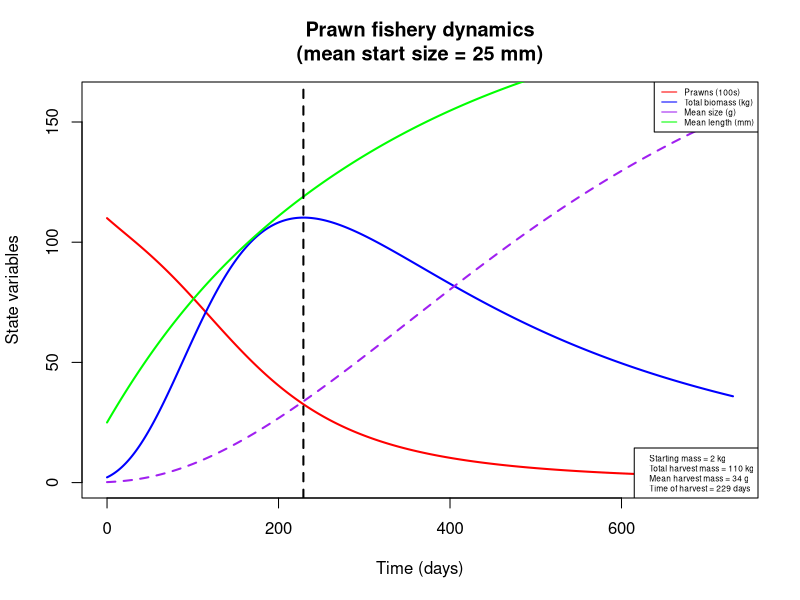
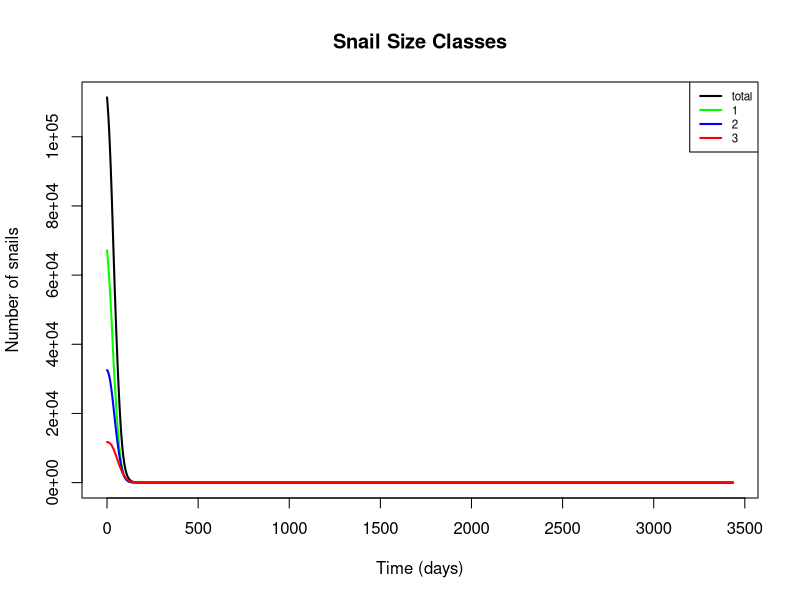
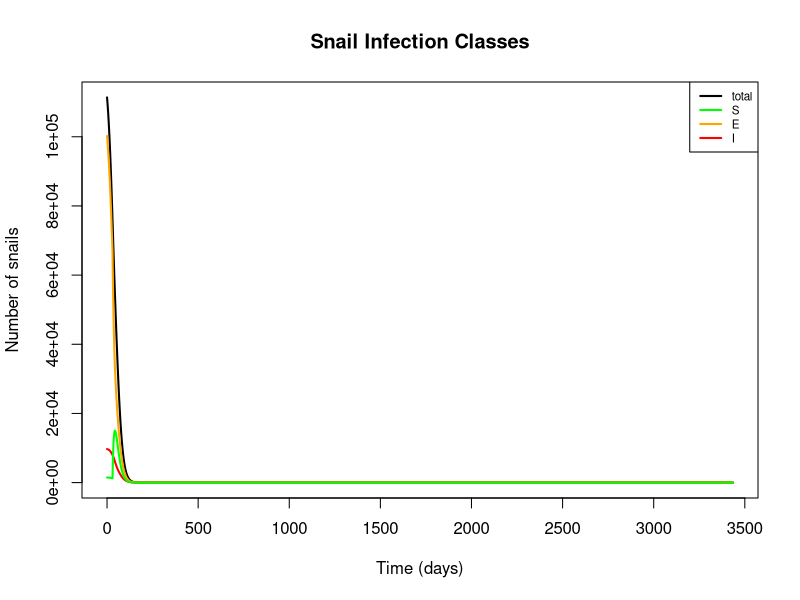
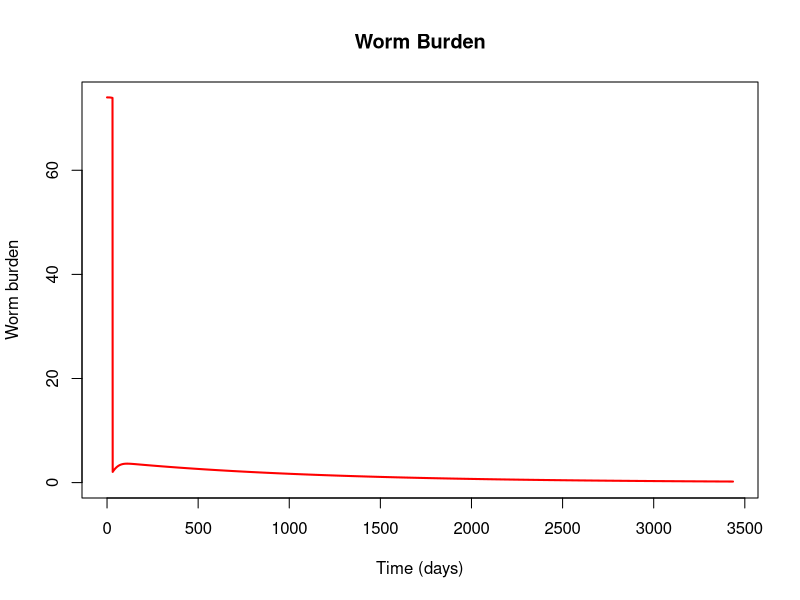
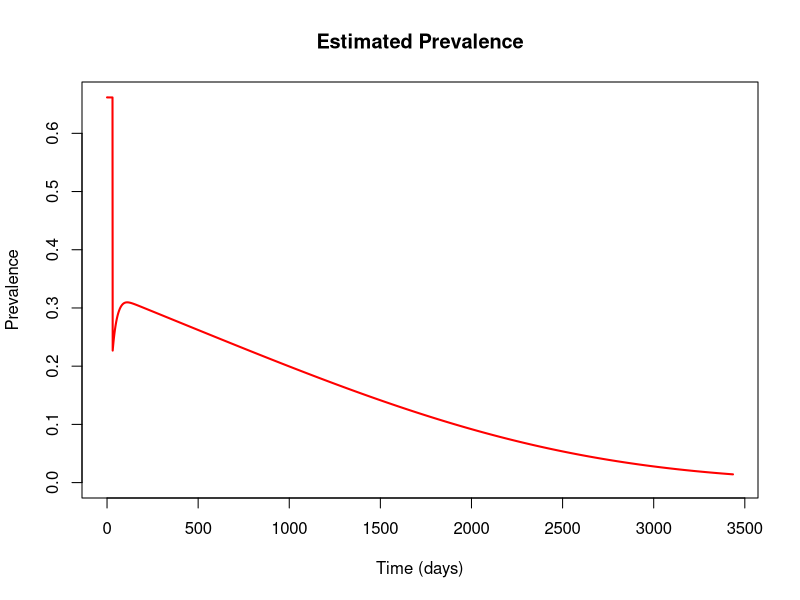
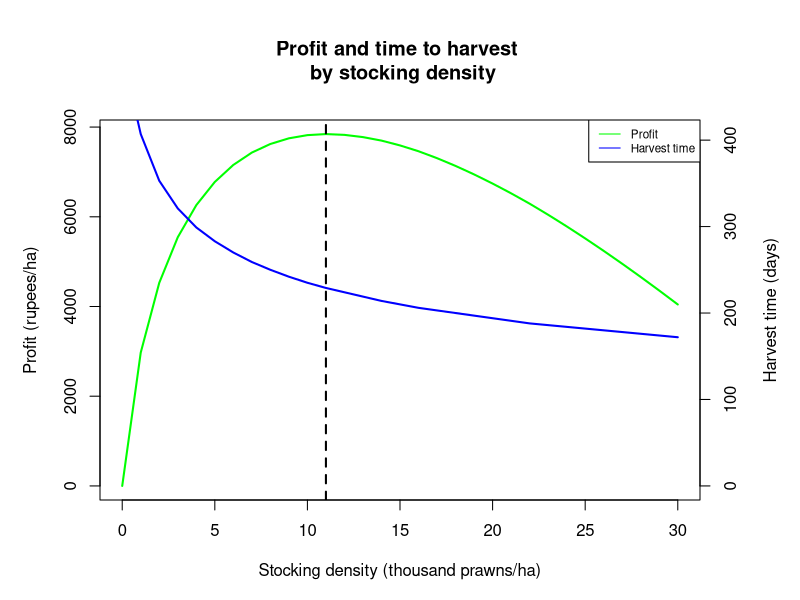
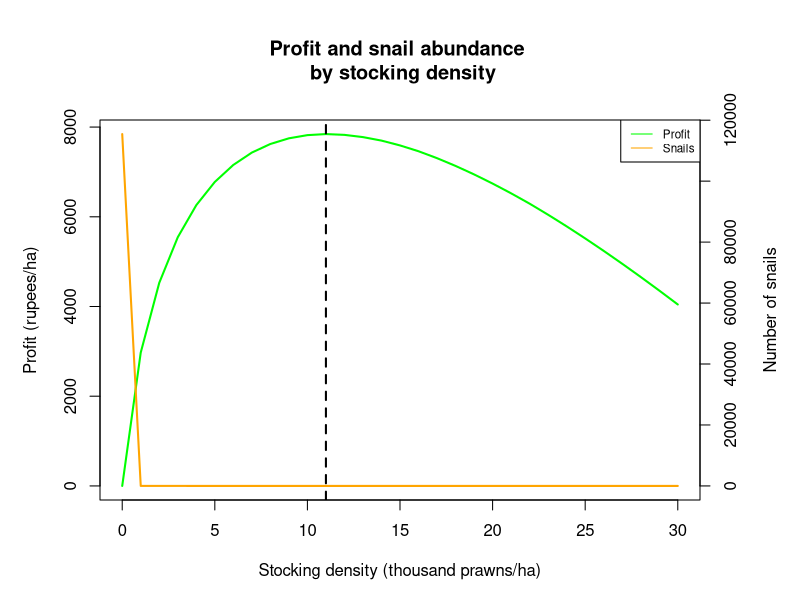
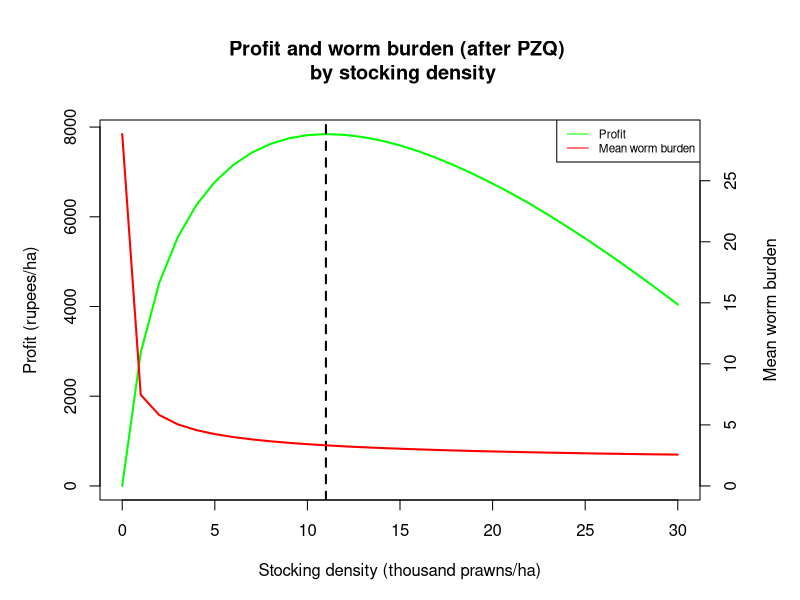

Source code (R) for these figures, in order:
#### Full snail-prawn model including epidemiological, predation, and aquaculture components

## To-do list:
  # Investigate the long-term stability of snail elimination, particularly at low attack rates
  # Incorporate seasonality into model
  # Sensitivity analysis, particularly for prawn attack rate
  # Run simulations with Gates POC specifications

require(deSolve)

snail_prawn_model = function(t, n, parameters) { 
  with(as.list(parameters),{
    
    S1=n[1]
    S2=n[2]
    S3=n[3]
    E1=n[4]
    E2=n[5]
    E3=n[6]
    I2=n[7]
    I3=n[8]
    W=n[9]
    P=n[10]
    L=n[11]
    
    N1 = S1+E1     # Total snails of size class 1
    N2 = S2+E2+I2  # Total snails of size class 2
    N3 = S3+E3+I3  # Total snails of size class 3
    N = N1+N2+N3   # Total number of snails
    
    # Miracidial density per person as a function of mean worm burden (W) and miracidial shedding rate (m)
    M = m*0.5*W
    
    # Mean and total prawn biomass, converting from length (mm) to weight (g)
    Bm.p = (a.p*(L/10)^b.p)/10  
    Bm.t = P*Bm.p
    
    # Mean snail biomass in each size class, converting from length (cm) to weight (g)
    Bm.n1 = a.s*0.4^b.s  # 4mm size class
    Bm.n2 = a.s*0.8^b.s  # 8mm size class
    Bm.n3 = a.s*1.2^b.s  # 12mm size class
    
    # Prawn-to-snail mass ratios for each size class
    Bm.r1 = Bm.p / Bm.n1
    Bm.r2 = Bm.p / Bm.n2
    Bm.r3 = Bm.p / Bm.n3
    
    # Attack rates for each size class as a function of biomass ratio
    alpha1 = ar*Bm.r1
    alpha2 = ar*Bm.r2
    alpha3 = ar*Bm.r3
    
    # Adjusted attack rates, accounting for area of interest and limiting factors in the wild
    alpha_star1 = alpha1*s/A
    alpha_star2 = alpha2*s/A
    alpha_star3 = alpha3*s/A
    
    # Handling times for each size class as a function of biomass ratio
    handle1 = 1/(th*Bm.r1)
    handle2 = 1/(th*Bm.r2)
    handle3 = 1/(th*Bm.r3)
    
    # Functional responses for each size class
    psi1 = (P*alpha_star1) / (1+sum(alpha_star1*handle1*N1, alpha_star2*handle2*N2, alpha_star3*handle3*N3))
    psi2 = (P*alpha_star2) / (1+sum(alpha_star1*handle1*N1, alpha_star2*handle2*N2, alpha_star3*handle3*N3))
    psi3 = (P*alpha_star3) / (1+sum(alpha_star1*handle1*N1, alpha_star2*handle2*N2, alpha_star3*handle3*N3))
    
    ## Model equations:
    
    # Susceptible snails, class 1
    dS1dt = f*(1-N/(Kn*A))*(S2+S3+z*(E2+E3)) - muN1*S1 - psi1*S1 - g1*S1 - beta*M*H*S1
    
    # Susceptible snails, class 2
    dS2dt = g1*S1 - muN2*S2 - psi2*S2 - g2*S2 - beta*M*H*S2
    
    # Susceptible snails, class 3
    dS3dt = g2*S2 - muN3*S3 - psi3*S3 - beta*M*H*S3
    
    # Exposed (prepatent) snails, class 1
    dE1dt = beta*M*H*S1 - muN1*E1 - psi1*E1 - g1*E1 - sigma*X*E1
    
    # Exposed (prepatent) snails, class 2
    dE2dt = beta*M*H*S2 + g1*E1 - muN2*E2 - psi2*E2 - g2*E2 - sigma*E2
    
    # Exposed (prepatent) snails, class 3
    dE3dt = beta*M*H*S3 + g2*E2 - muN3*E3 - psi3*E3 - sigma*E3
    
    # Infectious (shedding) snails, class 2
    dI2dt = sigma*X*E1 + sigma*(1-rho)*E2 - (muN2 + muI)*I2 - psi2*I2 - g2*I2
    
    # Infectious (shedding) snails, class 3
    dI3dt = sigma*rho*E2 + sigma*E3 + g2*I2 - (muN3 + muI)*I3 - psi3*I3
    
    # Mean human worm burden
    dWdt = lambda*I2/A + theta*lambda*I3/A - (muW + muH)*W
    
    # Prawn abundance
    dPdt = -P*(muP*L^d + Bm.t/phi)
    
    # Mean prawn length (mm)
    dLdt = k/(1+gam*Bm.t)*(linf - L)
    
    
    return(list(c(dS1dt, dS2dt, dS3dt, dE1dt, dE2dt, dE3dt, dI2dt, dI3dt, dWdt, dPdt, dLdt)))
  }) 
} 


## Set initial values and parameters
area = 10000
nstart = c(S1 = 0.144*area, S2 = 0.002*area, S3 = 0, E1 = 6.57*area, E2 = 2.61*area, E3 = 0.843*area, 
           I2 = 0.640*area, I3 = 0.329*area, W = 74, P = 11000*area/10000, L = 25)
time = seq(0, 365*2, 1)

parameters=c(
  # Location parameters
  A = area,          # Area of site of interest, m^2
  H = 1000,          # Human population at site of interest
  
  # Snail reproductive parameters
  f = 0.26,          # Birth rate of adult snails (snails/reproductive snail/day, including survival to detection - more like a recruitment rate); 
                     #   adjusted from Sokolow et al. 2015 to account for the fact that class 1 snails are assumed to be juveniles and therefore don't reproduce
  Kn = 50,           # Carrying capacity of snails (snails/m^2), from Sokolow et al. 2015
  z = 0.5,           # Fraction of prepatent snails that can reproduce, from Sokolow et al. 2015
  
  # Snail growth parameters
  a.s = 0.187178454, # Allometric parameter for snail length-weight relationship, fitted to Sanna's data on B. glabrata
  b.s = 2.536764792, # Allometric parameter for snail length-weight relationship, fitted to Sanna's data on B. glabrata
  g1 = 1/37,         # Growth rate of small snails (size class transition rate, in terms of days to grow 4mm; adapted from McCreesh et al. 2014, assuming water temp. of 25 C)
  g2 = 1/62,         # Growth rate of medium snails (size class transition rate, in terms of days to grow 4mm; adapted from McCreesh et al. 2014, assuming water temp. of 25 C)
  
  # Snail mortality parameters
  muN1 = 1/40,       # Natural mortality rate of small snails (deaths/snail/day; assume mean lifespan = 50 days)
  muN2 = 1/50,       # Natural mortality rate of medium snails (deaths/snail/day; assume mean lifespan = 50 days)
  muN3 = 1/60,       # Natural mortality rate of large snails (deaths/snail/day; assume mean lifespan = 50 days)
  muI = 1/10,        # Additional mortality rate of shedding snails as a result of infection, from Sokolow et al. 2015
  
  # Prawn growth parameters
  a.p = 0.096868,    # Allometric parameter for prawn length-weight relationship, from Lalrinsanga et al. 2012 (M. rosenbergii, growout phase)
  b.p = 3.2944,      # Allometric parameter for prawn length-weight relationship, from Lalrinsanga et al. 2012 (M. rosenbergii, growout phase)
  k = 0.00339726,    # Growth coefficient, from Nwosu & Wolfi 2006 (M. vollenhovenii); alternate value for M. rosenbergii, from Sampaio & Wagner 1996: 0.0104333333
  linf = 206,        # Max length (mm), from Nwosu & Wolfi 2006 (M. vollenhovenii)
  gam = 1e-6,        # Density-dependent growth parameter (based on biomass per hectare); not yet fit
  
  # Prawn mortality parameters
  muP = 0.006136986, # Natural prawn mortality rate, from Nwosu & Wolfi 2006 (M. vollenhovenii)
  d = -0.25,         # Exponential parameter relating size with mortality; no source
  phi = 2e7,         # Density-dependent mortality parameter (based on biomass per hectare); not yet fit
  
  # Predation parameters
  ar = 0.037192,     # Coefficient for relationship between biomass ratio and attack rate, fitted to data from Sokolow et al. 2014
  th = 0.40450,      # Coefficient for relationship between biomass ratio and handling time, fitted to data from Sokolow et al. 2014
  s = 1/50,          # Scale factor limiting prawn attack rate in the wild (vs. lab conditions);
                     #   decreased from 1/10 to 1/50 in size class model to match expected elimination threshold
  
  # Infection parameters
  beta = 8e-5,       # Human-to-snail infection probability in reference area (infected snails/miracidia/snail/day); adjusted from Sokolow et al. 2015 (original value: 4e-6)
  m = 0.8,           # Miracidial shedding rate per adult female worm divided by miracidial mortality; from Sokolow et al. 2015
  sigma = 1/30,      # Latent period for exposed snails (infectious snails/exposed snail/day); adjusted from Sokolow et al. 2015 (original value: 1/50)
  X = 0,             # Fraction of exposed small snails that convert directly to medium shedding (ignored for now)
  rho = 0,           # Fraction of exposed medium snails that convert directly to large shedding (ignored for now)
  lambda = 0.05,     # Snail-to-human infection probability scaled to 1 m^2 (composite including cercarial shedding, mortality, infection, survival to patency); 
                     #   adjusted from Sokolow et al. 2015 (original value: 0.1)
  theta = 2,         # Scale factor describing increase in cercarial shedding rate in larger snails; from Chu & Dawood 1970 (estimated to be between 2 and 10)
  
  # Schisto mortality parameters
  muW = 1/(3.3*365), # Natural mortality rate of adult worms in humans, assuming average lifespan of 3.3 years, from Sokolow et al. 2015
  muH = 1/(60*365)   # Natural mortality of humans (contributing to worm mortality), assuming average lifespan of 60 years, from Sokolow et al. 2015
)



## Run model and assess outcomes over one or more aquaculture cycles

# Start with single run to calculate the time to optimal harvest and other fisheries statistics
output = as.data.frame(ode(nstart, time, snail_prawn_model, parameters))
output$B = ((parameters['a.p']*(output$L/10)^parameters['b.p'])/10)       # Mean prawn biomass, transformed from length using allometric equation
output$Bt = output$B*output$P                                             # Total prawn biomass

start.mass.kg = output$Bt[output$time == 0]/1000                          # Total prawn biomass at beginning of cycle, in kg
harvest.mass.kg = max(output$Bt)/1000                                     # Total prawn biomass at end of cycle, in kg
harvest.size = output$B[output$Bt == max(output$Bt)]                      # Average prawn biomass at harvest, in g
harvest.time = output$time[output$Bt == max(output$Bt)]                   # Time to optimal harvest, in days

# Plot prawn aquaculture dynamics
plot(x = output$time, y = output$P/100, col = 'red', xlab = 'Time (days)', ylab = 'State variables', 
     type = 'l', lwd=2, xlim = c(0, max(output$time)), ylim = c(0, max(output$Bt/1000)+50),
     main = paste('Prawn fishery dynamics\n', '(mean start size = ', as.numeric(nstart[11]), ' mm)', sep = ''))
lines(x = output$time, y = output$Bt/1000, col = 'blue', lwd=2)
lines(x = output$time, y = output$B, col = 'purple', lwd=2, lty=2)
lines(x = output$time, y = output$L, col = 'green', lwd=2)
abline(v = harvest.time, lty = 2, lwd = 2)
legend('topright', legend = c('Prawns (100s)', 'Total biomass (kg)', 'Mean size (g)', 'Mean length (mm)'), 
       lty = 1, col = c('red', 'blue', 'purple', 'green'), cex = 0.5)
legend('bottomright', legend = c(paste('Starting mass =', round(start.mass.kg), 'kg', sep = ' '),
                                 paste('Total harvest mass =', round(harvest.mass.kg), 'kg', sep = ' '), 
                                 paste('Mean harvest mass =', round(harvest.size), 'g', sep = ' '), 
                                 paste('Time of harvest =', round(harvest.time), 'days', sep = ' ')), cex=0.5)

# Set the desired number of aquaculture cycles
ncycles = 15
time.lt = seq(0, harvest.time*ncycles, 1)

# Define stocking events at the end of each cycle
stocking = data.frame(var = rep(c('P', 'L'), ncycles),
                      time = rep(seq(harvest.time, harvest.time*ncycles, harvest.time), each = 2),
                      value = rep(c(nstart['P'], nstart['L']), ncycles),
                      method = rep('rep', ncycles*2))

# Define PZQ administration event
pzq = data.frame(var = 'W', time = 30, value = 2, method = 'rep')

# Run model and calculate outcomes of interest
output.lt = as.data.frame(ode(nstart, time.lt, snail_prawn_model, parameters,
                              events = list(data = rbind(stocking, pzq))))

output.lt$S.t = output.lt$S1 + output.lt$S2 + output.lt$S3                      # Total susceptible snails
output.lt$E.t = output.lt$E1 + output.lt$E2 + output.lt$E3                      # Total exposed snails 
output.lt$I.t = output.lt$I2 + output.lt$I3                                     # Total infected snails
output.lt$N1.t = output.lt$S1 + output.lt$E1                                    # Total snails of size class 1
output.lt$N2.t = output.lt$S2 + output.lt$E2 + output.lt$I2                     # Total snails of size class 2
output.lt$N3.t = output.lt$S3 + output.lt$E3 + output.lt$I3                     # Total snails of size class 3
output.lt$N.t = output.lt$S.t + output.lt$E.t + output.lt$I.t                   # Total snails
output.lt$prev = pnbinom(2, size = 0.25, mu = output.lt$W, lower.tail = FALSE)  # Estimated prevalence, using a negative binomial dist. with k = 0.25
output.lt$B = ((parameters['a.p']*(output.lt$L/10)^parameters['b.p'])/10)       # Mean prawn biomass, transformed from length using allometric equation
output.lt$Bt = output.lt$B*output.lt$P                                          # Total prawn biomass

# Plot snail dynamics by size class
plot(x = output.lt$time, y = output.lt$N.t, type = 'l', col = 'black', lwd=2, xlab = 'Time (days)', 
     ylab = 'Number of snails', ylim = c(0,max(output.lt$N.t)),
     main = 'Snail Size Classes')
lines(output.lt$time, output.lt$N1.t, col = 'green', lwd = 2)
lines(output.lt$time, output.lt$N2.t, col = 'blue', lwd = 2)
lines(output.lt$time, output.lt$N3.t, col = 'red', lwd = 2)
legend('topright', legend = c('total', '1', '2', '3'), lwd = 2, col = c('black', 'green', 'blue', 'red'), cex = 0.7)

# Plot snail dynamics by infection class
plot(x = output.lt$time, y = output.lt$N.t, type = 'l', col = 'black', lwd=2, xlab = 'Time (days)', 
     ylab = 'Number of snails', ylim = c(0,max(output.lt$N.t)), 
     main = 'Snail Infection Classes')
lines(output.lt$time, output.lt$I.t, col = 'red', lwd = 2)
lines(output.lt$time, output.lt$E.t, col = 'orange', lwd = 2)
lines(output.lt$time, output.lt$S.t, col = 'green', lwd = 2)
legend('topright', legend = c('total', 'S', 'E', 'I'), lwd = 2, col = c('black', 'green', 'orange', 'red'), cex = 0.7)

# Plot mean human worm burden and prevalence of infection
plot(x = output.lt$time, y = output.lt$W, type = 'l', col = 'red', lwd=2, xlab = 'Time (days)', 
     ylab = 'Worm burden', ylim = c(0,max (output.lt$W)),
     main = 'Worm Burden')
plot(x = output.lt$time, y = output.lt$prev, type = 'l', col = 'red', lwd=2, xlab = 'Time (days)', 
     ylab = 'Prevalence', ylim = c(0,max (output.lt$prev)),
     main = 'Estimated Prevalence')



## Assess single-cycle outcomes over multiple stocking densities
#  NOTE: set parameters and initial values first!

# Run the model over the desired range of stocking densities (in thousands of post-larvae)
x = c(0:30)
nstart.sd = nstart
time.sd = seq(0, 500, 1)
harvest = numeric(length(x))
harvest.t = numeric(length(x))
snails = numeric(length(x))
worms = numeric(length(x))
for (i in x) {
  nstart.sd['P'] = 1000*i
  output.sd = as.data.frame(ode(nstart.sd, time.sd, snail_prawn_model, parameters,
                                events = list(data = pzq)))
  output.sd$S.t = output.sd$S1 + output.sd$S2 + output.sd$S3
  output.sd$E.t = output.sd$E1 + output.sd$E2 + output.sd$E3
  output.sd$I.t = output.sd$I2 + output.sd$I3
  output.sd$Inf.t = output.sd$E.t + output.sd$I.t
  output.sd$N.t = output.sd$S.t + output.sd$E.t + output.sd$I.t
  output.sd$B = ((parameters['a.p']*(output.sd$L/10)^parameters['b.p'])/10)
  output.sd$Bt = output.sd$B*output.sd$P
  harvest[i+1] = max(output.sd$Bt)/1000
  ht.tmp = output.sd$time[output.sd$Bt == max(output.sd$Bt)]
  harvest.t[i+1] = ifelse(ht.tmp != 0, ht.tmp, max(output.sd$time))
  snails[i+1] = output.sd$N.t[output.sd$time == harvest.t[i+1]]
  worms[i+1] = output.sd$W[output.sd$time == harvest.t[i+1]]
}

# Price estimates for profit calculation from Tamil Nadu Agricultural University, http://agritech.tnau.ac.in/fishery/fish_freshwaterprawn.html
p = 140                                           # Weighted average market price of prawns, in rupees/kg 
c = 600                                           # Cost of post-larvae, in rupees/1000 PL
delta = -log(1-0.1)/365                           # Discount rate, equivalent to 10%/year
profit = p*harvest*exp(-delta*(harvest.t)) - c*x  # Profit function, in terms of revenue (discounted by time to harvest) minus stocking costs 

# Plot estimated profit and time to harvest over stocking density
# (after one aquaculture cycle)
par(mar = c(5,5,6,5))
plot(x, profit, col = 'green', xlab = 'Stocking density (thousand prawns/ha)', ylab = 'Profit (rupees/ha)',
     type = 'l', lwd = 2, main = 'Profit and time to harvest \n by stocking density')
abline(v = which.max(profit)-1, lty = 2, lwd = 2)
par(new = T)
plot(x, harvest.t, col = 'blue', axes = F, xlab = NA, ylab = NA, ylim = c(0, max(harvest.t[-1])), type = 'l', lwd = 2)
axis(side = 4)
mtext(side = 4, line = 3, 'Harvest time (days)')
legend('topright', legend = c('Profit', 'Harvest time'), lty = 1, col = c('green', 'blue'), cex = 0.7)

# Plot estimated profit and snail abundance over stocking density
# (after one aquaculture cycle)
par(mar = c(5,5,6,5))
plot(x, profit, col = 'green', xlab = 'Stocking density (thousand prawns/ha)', ylab = 'Profit (rupees/ha)',
     type = 'l', lwd = 2, main = 'Profit and snail abundance \n by stocking density')
abline(v = which.max(profit)-1, lty = 2, lwd = 2)
par(new = T)
plot(x, snails, col = 'orange', axes = F, xlab = NA, ylab = NA, ylim = c(0, max(snails)), type = 'l', lwd = 2)
axis(side = 4)
mtext(side = 4, line = 3, 'Number of snails')
legend('topright', legend = c('Profit', 'Snails'), lty = 1, col = c('green', 'orange'), cex = 0.7)

# Plot estimated profit and mean worm burden over stocking density
# (after one aquaculture cycle)
par(mar = c(5,5,6,5))
plot(x, profit, col = 'green', xlab = 'Stocking density (thousand prawns/ha)', ylab = 'Profit (rupees/ha)',
     type = 'l', lwd = 2, main = 'Profit and worm burden (after PZQ) \n by stocking density')
abline(v = which.max(profit)-1, lty = 2, lwd = 2)
par(new = T)
plot(x, worms, col = 'red', axes = F, xlab = NA, ylab = NA, ylim = c(0, max(worms)), type = 'l', lwd = 2)
axis(side = 4)
mtext(side = 4, line = 3, 'Mean worm burden')
legend('topright', legend = c('Profit', 'Mean worm burden'), lty = 1, col = c('green', 'red'), cex = 0.7)
